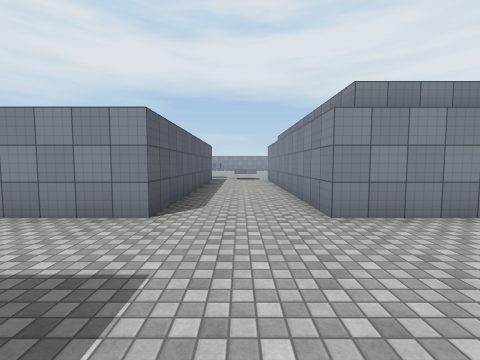
[1] (above)

18 first-person views from a walk through a Unity game level. The camera is 1.5 m above the floor, tilts 4° down and sees 90° across. The floor is counted in squares, 2 m on a side. Each view is taken from the middle of a square. On the plan, view 1 faces up. The plan holds only what a view shows up to about 9 squares ahead; the rest is blank. The place goes on beyond the plan. The player is left out. Surface patterns are stand-ins for the level's own textures.

[2]
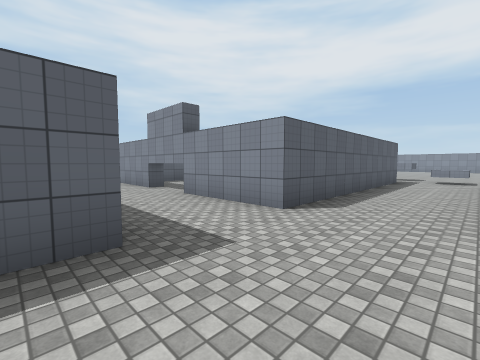

[3]
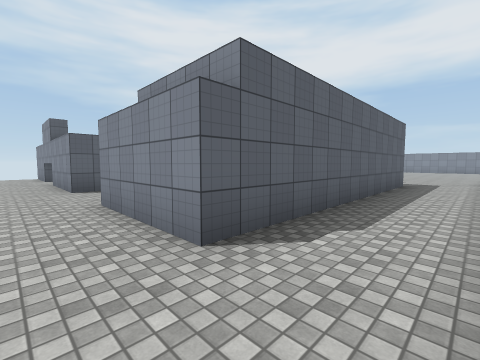

[4]
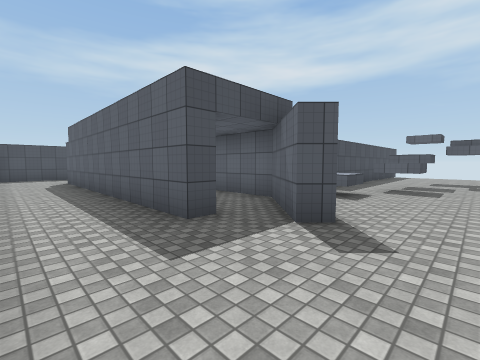

[5]
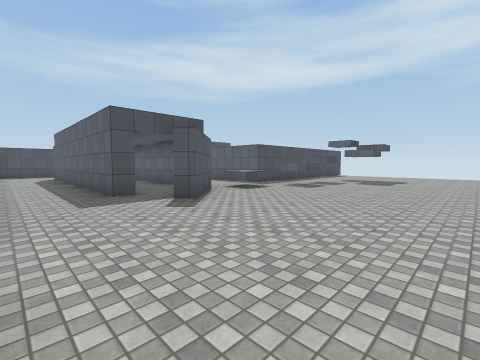

[6]
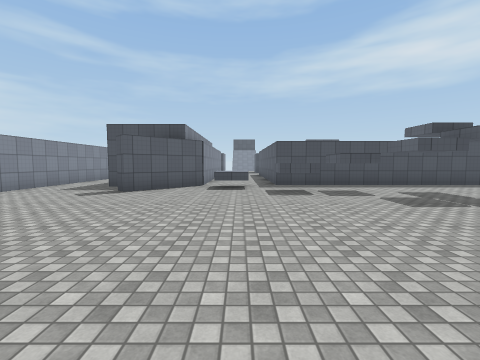

[7]
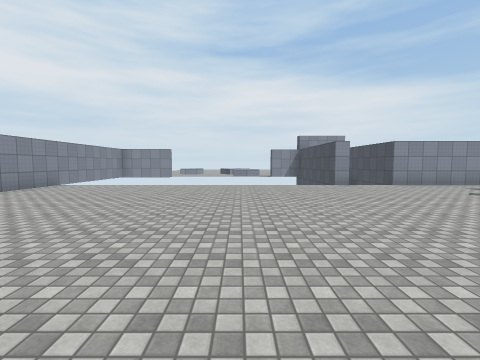

[8]
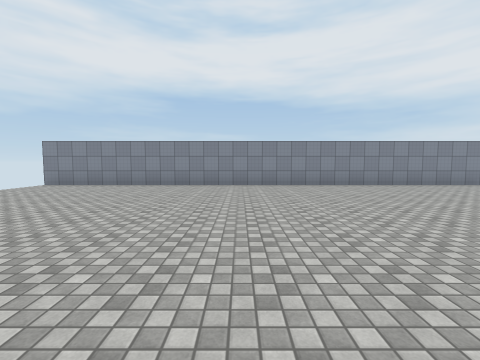

[9]
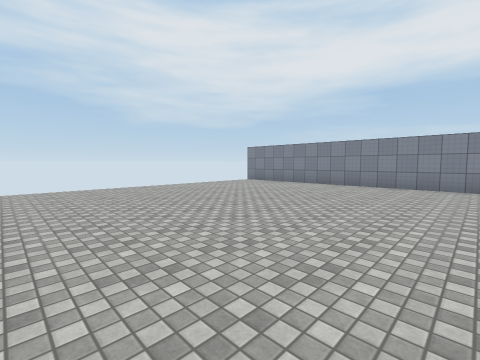

[10]
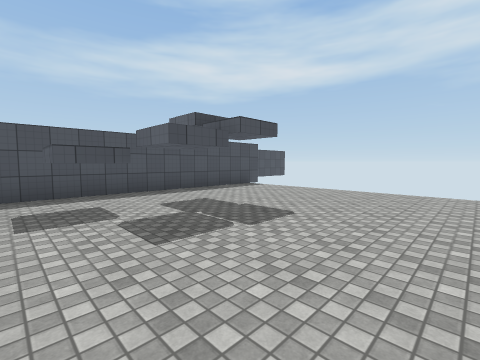

[11]
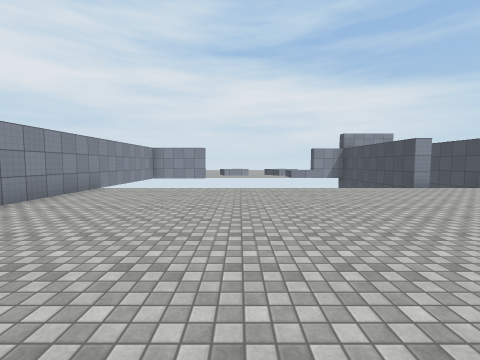

[12]
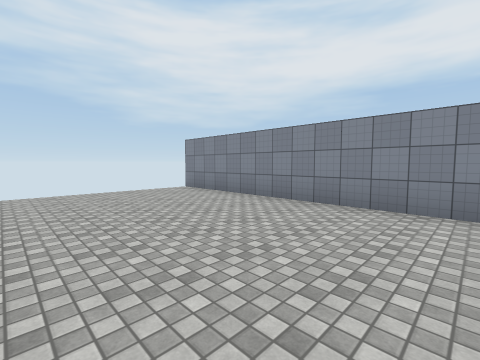

[13]
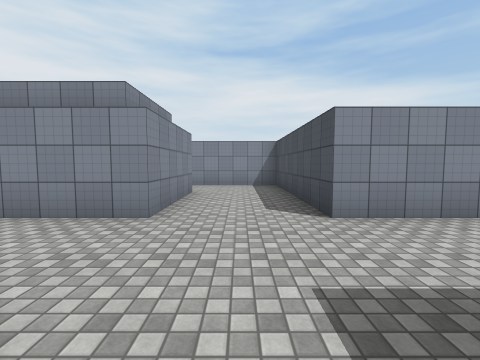

[14]
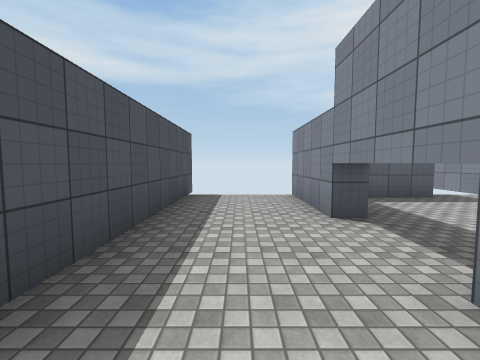

[15]
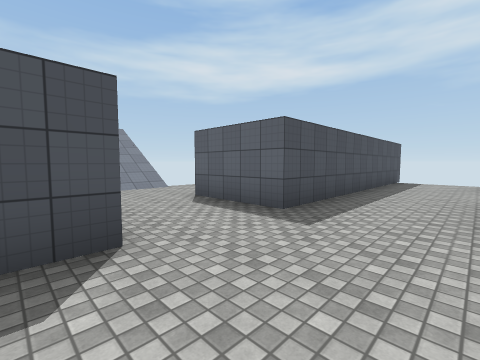

[16]
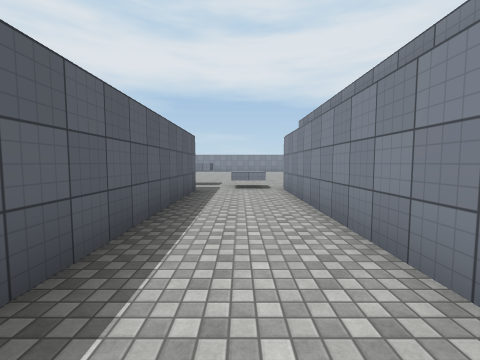

[17]
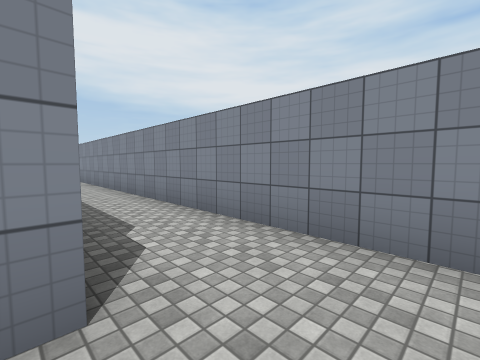

[18]
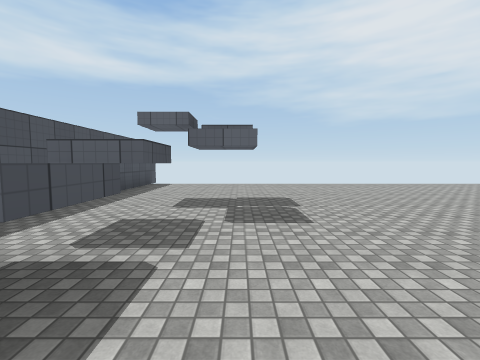

### Floor plan
Points are (right, up) in squares from view 1. A wall is a line through its corners. A room is listed if a view was taken in it or the views show most of it. See-through windows are left out.
Room 1 (views 1, 2, 3, 4, 5, 6, 7, 8, 9, 10, 11, 12, 13, 14, 15, 16, 17, 18)
walls: (-2.1, 13) (-1, 13) (-1, 12) (-1.5, 12); (-3.6, 13) (-2.5, 13) (-2.5, 12); (3.6, 11.3) (4.3, 11.3) (4.3, 3.3) (1.3, 3.3) (1.3, 11) (3, 12.7) (3.4, 12.4) (1.7, 10.8); (6.3, 15.1) (6.3, 15.7) (8.1, 15.7); (-9, 10.8) (-1.2, 10.8) (-1.2, 3.3) (-8.8, 3.3); (-6.2, 3.9) (-6.2, 3.2); (8, 25.3) (-8.7, 25.3); (-9.2, 0.8) (-1.2, 0.8) (-1.2, -1.7); (1.3, -1.4) (1.3, 0.8) (6.3, 0.8) (6.3, 13.8)
low walls: (-0.2, 12) (0.7, 12) (0.7, 11) (-0.2, 11)
ways out: opening at (0.5, -1)

Positions as (right, up) in squares from view 1, and headings:
1: (0, 0), facing up
2: (1, 0), facing up-left
3: (6, 2), facing up-left
4: (6, 14), facing down-left
5: (6, 17), facing down-left
6: (0, 19), facing down
7: (-2, 19), facing right
8: (-2, 17), facing up
9: (-1, 17), facing up-left
10: (-2, 17), facing down-left
11: (-1, 21), facing right
12: (-2, 21), facing up-left
13: (-2, 2), facing right
14: (-3, 2), facing left
15: (2, 3), facing down-left
16: (0, 4), facing up
17: (4, 2), facing up-right
18: (0, 14), facing left
